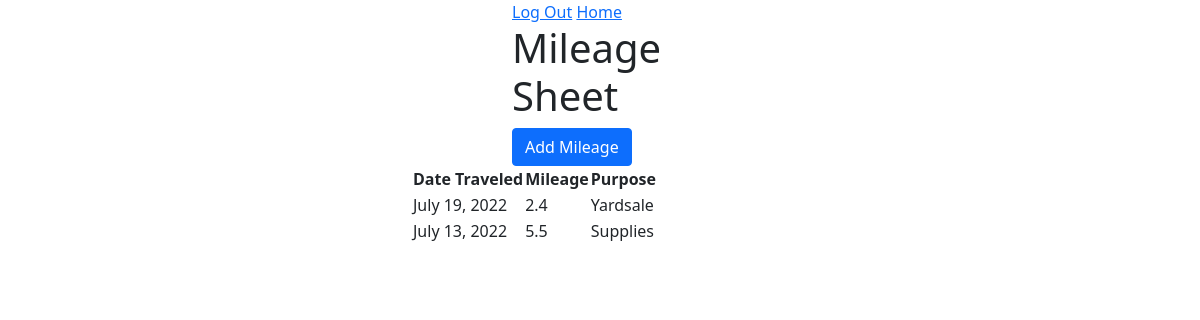
Page /mileage_sheet (signed in) on the earlier database version.
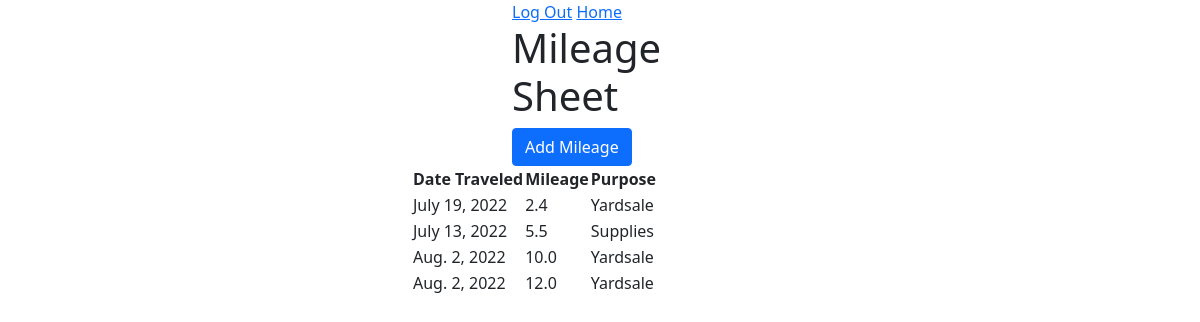
Same page on the later database version.
### main/models.py (models this page shows)
class Mileage(models.Model):
  travel_date = models.CharField(max_length=100)
  mileage = models.CharField(max_length=50)
  purpose = models.CharField(max_length=100)
  uploaded_by = models.ForeignKey(User, related_name="mileage_uploaded", on_delete = models.CASCADE)
  created_at = models.DateTimeField(auto_now_add=True)
  updated_at = models.DateTimeField(auto_now=True)
  objects = MileageManager()

### main/views.py (the view)
# urls.py: path('mileage_sheet', views.mileage_sheet),
def mileage_sheet(request):
  context = {
    'user' : User.objects.get(id = request.session['user_id']),
    'mileages' : Mileage.objects.all()
  }
  return render(request, 'mileage_sheet.html', context)

### main/templates/mileage_sheet.html (shortened to what this page needs)
<!DOCTYPE html>
<html lang="en">
<head>
    <link href="https://cdn.jsdelivr.net/npm/bootstrap@5.0.2/dist/css/bootstrap.min.css" rel="stylesheet">
</head>
<body>
    <div class="container-fluid">
        <div class="row justify-content-center">
            <div class="col-md-2">
                <a href="/logout">Log Out</a>
                <a href="/dashboard">Home</a>
                <h1>Mileage Sheet</h1>
                <a class="btn btn-primary" href="/add_mileage" role="button">Add Mileage</a>
            </div>
        </div>
        <div class="row justify-content-center">
            <div class="col-md-4">
                <table>
                    <thead>
                        <th>Date Traveled</th>
                        <th>Mileage</th>
                        <th>Purpose</th>
                    </thead>
                    <tbody>
                        {% for mileage in mileages %}
                        {% if user.id == mileage.uploaded_by.id%}
                        <tr>
                            <td>{{mileage.travel_date}}</td>
                            <td>{{mileage.mileage}}</td>
                            <td>{{mileage.purpose}}</td>
                        </tr>
                        {% endif %}
                        {% endfor %}
                      </tbody>
                </table>
            </div>
        </div>
    </div>
</body>
</html>

Differences in the rows shown:
added Mileage: travel_date "Aug. 2, 2022", mileage "10.0", purpose "Yardsale"
added Mileage: travel_date "Aug. 2, 2022", mileage "12.0", purpose "Yardsale"
